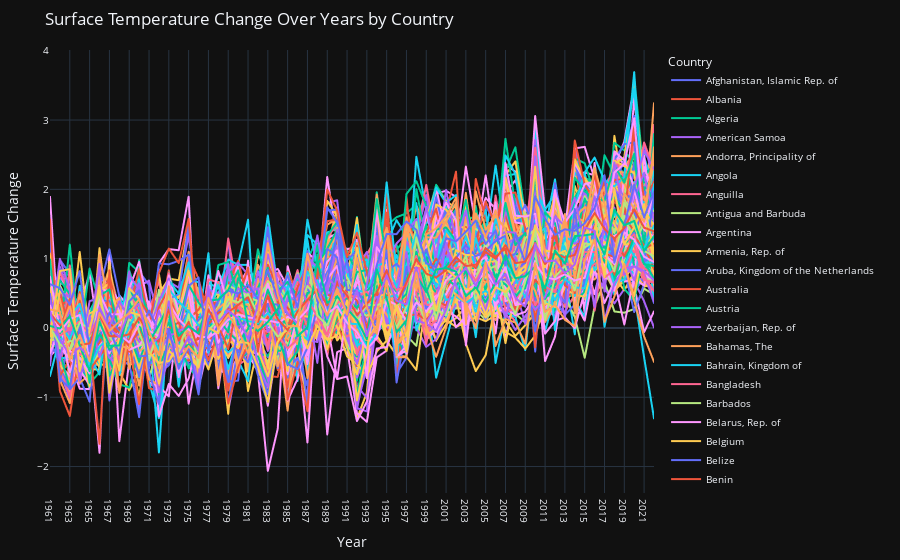

Notebook cell for this chart:
### Code cell
df_melted = country_year_df.melt(id_vars='Country', var_name='Year', value_name='Value')

# Create an interactive line plot using Plotly Express
fig = px.line(df_melted, x='Year', y='Value', color='Country',
              title='Surface Temperature Change Over Years by Country',
              labels={'Value': 'Value', 'Year': 'Year', 'Country': 'Country'})

# Update layout
fig.update_layout(xaxis_title='Year', yaxis_title='Surface Temperature Change')

# Scale down properties
fig.update_layout(font=dict(size=12),  # Adjust font size
                  legend=dict(font=dict(size=10)),  # Adjust legend font size
                  margin=dict(l=50, r=50, t=50, b=50),  # Adjust margins
                  hoverlabel=dict(font_size=10),  # Adjust hover label font size
                  hovermode='x',  # Display hover information only along x-axis
                  showlegend=True,  # Show legend
                  plot_bgcolor='rgba(0,0,0,0)',  # Set plot background color
                  xaxis=dict(tickfont=dict(size=10)),  # Adjust x-axis tick font size
                  yaxis=dict(tickfont=dict(size=10)),  # Adjust y-axis tick font size
                  )

# Show plot
fig.show()
